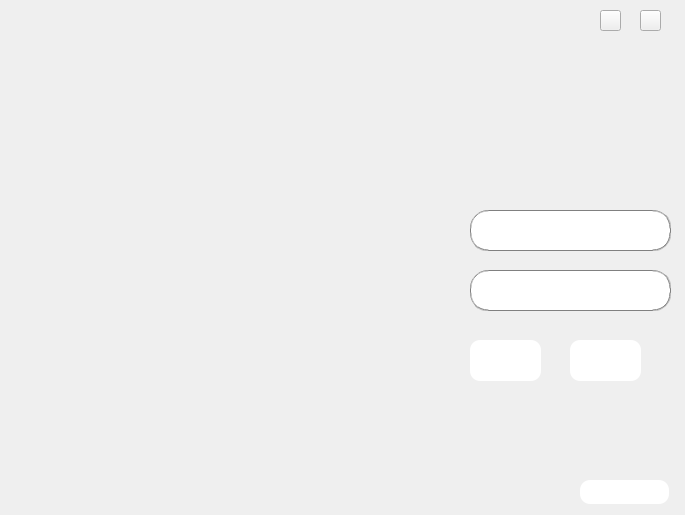
<?xml version="1.0" encoding="UTF-8"?>
<ui version="4.0">
 <class>Login</class>
 <widget class="QDialog" name="Login">
  <property name="geometry">
   <rect>
    <x>0</x>
    <y>0</y>
    <width>685</width>
    <height>515</height>
   </rect>
  </property>
  <property name="windowTitle">
   <string>Login</string>
  </property>
  <property name="windowIcon">
   <iconset resource="Photo.qrc">
    <normaloff>:/new/prefix1/photo/icon.png</normaloff>:/new/prefix1/photo/icon.png</iconset>
  </property>
  <property name="styleSheet">
   <string notr="true">background-image: url(:/new/prefix1/photo/login.png);</string>
  </property>
  <widget class="QLineEdit" name="lineEdit_username">
   <property name="geometry">
    <rect>
     <x>470</x>
     <y>210</y>
     <width>201</width>
     <height>41</height>
    </rect>
   </property>
   <property name="styleSheet">
    <string notr="true">border:1px groove gray;border-radius:18px;padding:2px 4px;
background-image: url(:/new/prefix1/photo/white.png);
background-color: rgb(255, 255, 255);</string>
   </property>
   <property name="text">
    <string/>
   </property>
  </widget>
  <widget class="QLineEdit" name="lineEdit_password">
   <property name="geometry">
    <rect>
     <x>470</x>
     <y>270</y>
     <width>201</width>
     <height>41</height>
    </rect>
   </property>
   <property name="styleSheet">
    <string notr="true">border:1px groove gray;border-radius:18px;padding:2px 4px;
background-image: url(:/new/prefix1/photo/white.png);</string>
   </property>
   <property name="echoMode">
    <enum>QLineEdit::Password</enum>
   </property>
  </widget>
  <widget class="QPushButton" name="pushButton_log">
   <property name="geometry">
    <rect>
     <x>470</x>
     <y>340</y>
     <width>71</width>
     <height>41</height>
    </rect>
   </property>
   <property name="styleSheet">
    <string notr="true">font: 12pt &quot;幼圆&quot;;
background-color: rgb(255, 255, 255);
color: rgb(255, 255, 255);
border:0px groove gray;border-radius:10px;padding:2px 4px;</string>
   </property>
   <property name="text">
    <string>登录</string>
   </property>
  </widget>
  <widget class="QPushButton" name="pushButton_reg">
   <property name="enabled">
    <bool>false</bool>
   </property>
   <property name="geometry">
    <rect>
     <x>570</x>
     <y>340</y>
     <width>71</width>
     <height>41</height>
    </rect>
   </property>
   <property name="styleSheet">
    <string notr="true">font: 12pt &quot;幼圆&quot;;
background-color: rgb(255, 255, 255);
color: rgb(255, 255, 255);
border:0px groove gray;border-radius:10px;padding:2px 4px;</string>
   </property>
   <property name="text">
    <string>注册</string>
   </property>
  </widget>
  <widget class="QPushButton" name="pushButton_3">
   <property name="geometry">
    <rect>
     <x>640</x>
     <y>10</y>
     <width>21</width>
     <height>21</height>
    </rect>
   </property>
   <property name="styleSheet">
    <string notr="true">border-image: url(:/new/prefix1/photo/close.png);</string>
   </property>
   <property name="text">
    <string/>
   </property>
  </widget>
  <widget class="QPushButton" name="pushButton_4">
   <property name="geometry">
    <rect>
     <x>600</x>
     <y>10</y>
     <width>21</width>
     <height>21</height>
    </rect>
   </property>
   <property name="styleSheet">
    <string notr="true">border-image: url(:/new/prefix1/photo/min.png);</string>
   </property>
   <property name="text">
    <string/>
   </property>
  </widget>
  <widget class="QPushButton" name="pushButton_changepW">
   <property name="geometry">
    <rect>
     <x>580</x>
     <y>480</y>
     <width>89</width>
     <height>24</height>
    </rect>
   </property>
   <property name="styleSheet">
    <string notr="true">font: 9pt &quot;幼圆&quot;;
background-color: rgb(255, 255, 255);
color: rgb(255, 255, 255);
border:0px groove gray;border-radius:10px;padding:2px 4px;</string>
   </property>
   <property name="text">
    <string>修改密码</string>
   </property>
  </widget>
 </widget>
 <resources>
  <include location="Photo.qrc"/>
 </resources>
 <connections>
  <connection>
   <sender>pushButton_3</sender>
   <signal>clicked()</signal>
   <receiver>Login</receiver>
   <slot>close()</slot>
   <hints>
    <hint type="sourcelabel">
     <x>512</x>
     <y>34</y>
    </hint>
    <hint type="destinationlabel">
     <x>464</x>
     <y>36</y>
    </hint>
   </hints>
  </connection>
  <connection>
   <sender>pushButton_4</sender>
   <signal>clicked()</signal>
   <receiver>Login</receiver>
   <slot>showMinimized()</slot>
   <hints>
    <hint type="sourcelabel">
     <x>472</x>
     <y>22</y>
    </hint>
    <hint type="destinationlabel">
     <x>423</x>
     <y>23</y>
    </hint>
   </hints>
  </connection>
 </connections>
</ui>
